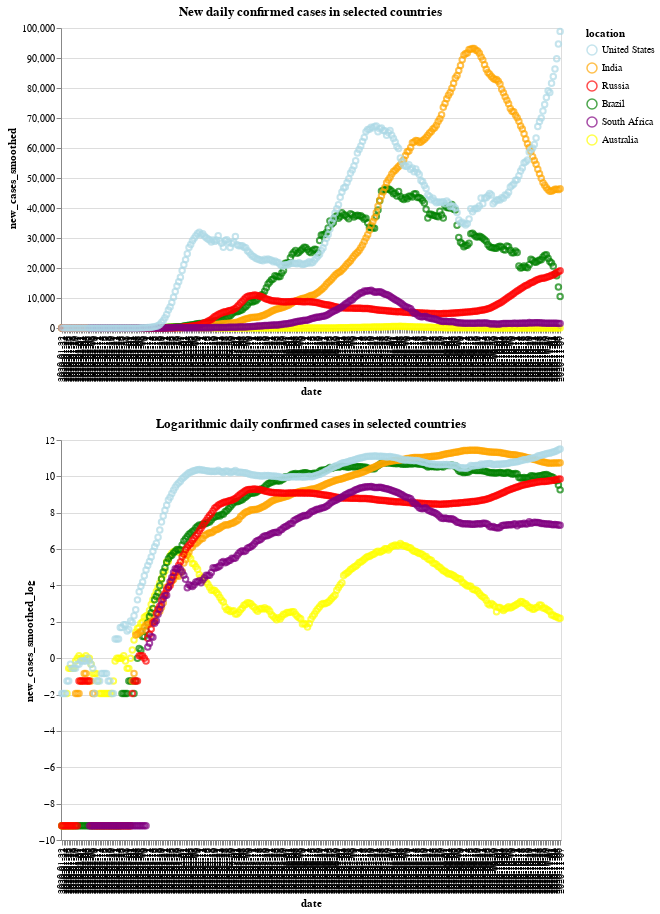

The cell this chart's notebook holds for it:
### Markdown cell above
## Comparision between logarithmic and normal graphs
Then, a comparison between using the raw data and using a log one will be provided.

### Code cell
insert("new_cases_smoothed", "new_cases_smoothed_log")
data_usa = extract("United States")  
data_india = extract("India")
data_rus = extract("Russia")
data_braz = extract("Brazil")
data_afr = extract("South Africa")
data_aus = extract("Australia")


interval = alt.selection_interval()
domain = ['United States', 'India', 'Russia', 'Brazil', 'South Africa', 'Australia']
range_ = ['lightblue', 'orange', 'red', 'green','purple','yellow']

chart1 = alt.Chart(merge1).mark_point().encode(
  x='date',
  y='new_cases_smoothed',
  color=alt.Color('location', scale=alt.Scale(domain=domain, range=range_))
).properties(
  width=500,
  height=300,
  title = 'New daily confirmed cases in selected countries'
)

chart2 = alt.Chart(merge1).mark_point().encode(
  x='date',
  y='new_cases_smoothed_log',
  color=alt.Color('location', scale=alt.Scale(domain=domain, range=range_))
).properties(
  width=500,
  height=400,
  title = 'Logarithmic daily confirmed cases in selected countries'
)

chart1&chart2

### Figure 1 — Vega-Lite specification as saved in the notebook (floating-point values rounded to 4 significant figures; data arrays with more than 128 entries replaced by an {"elided": "..."} marker saying what was removed)
{"config": {"view": {"continuousWidth": 400, "continuousHeight": 300}}, "vconcat": [{"mark": "point", "encoding": {"color": {"type": "nominal", "field": "location", "scale": {"domain": ["United States", "India", "Russia", "Brazil", "South Africa", "Australia"], "range": ["lightblue", "orange", "red", "green", "purple", "yellow"]}}, "x": {"type": "nominal", "field": "date"}, "y": {"type": "quantitative", "field": "new_cases_smoothed"}}, "height": 300, "title": "New daily confirmed cases in selected countries", "width": 500}, {"mark": "point", "encoding": {"color": {"type": "nominal", "field": "location", "scale": {"domain": ["United States", "India", "Russia", "Brazil", "South Africa", "Australia"], "range": ["lightblue", "orange", "red", "green", "purple", "yellow"]}}, "x": {"type": "nominal", "field": "date"}, "y": {"type": "quantitative", "field": "new_cases_smoothed_log"}}, "height": 400, "title": "Logarithmic daily confirmed cases in selected countries", "width": 500}], "data": {"name": "data-f1a0f3861949a0f599e72ef45b6ef1d3"}, "$schema": "https://vega.github.io/schema/vega-lite/v4.8.1.json", "datasets": {"data-f1a0f3861949a0f599e72ef45b6ef1d3": {"elided": "1730 records"}}}
